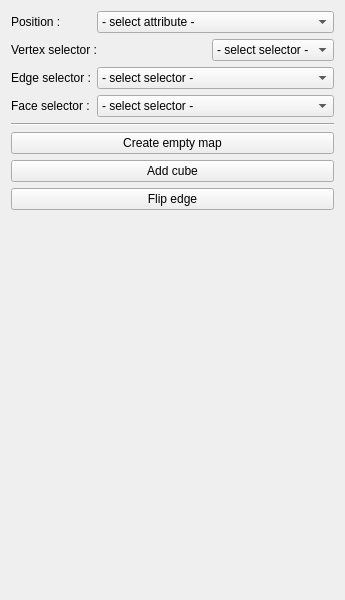
<?xml version="1.0" encoding="UTF-8"?>
<ui version="4.0">
 <class>Surface_Modelisation_TabWidget</class>
 <widget class="QWidget" name="Surface_Modelisation_TabWidget">
  <property name="geometry">
   <rect>
    <x>0</x>
    <y>0</y>
    <width>345</width>
    <height>600</height>
   </rect>
  </property>
  <property name="windowTitle">
   <string>Form</string>
  </property>
  <layout class="QGridLayout" name="gridLayout">
   <item row="0" column="0">
    <widget class="QLabel" name="label_2">
     <property name="text">
      <string>Position :</string>
     </property>
    </widget>
   </item>
   <item row="0" column="1" colspan="3">
    <widget class="QComboBox" name="combo_positionAttribute">
     <property name="sizePolicy">
      <sizepolicy hsizetype="Expanding" vsizetype="Fixed">
       <horstretch>0</horstretch>
       <verstretch>0</verstretch>
      </sizepolicy>
     </property>
     <item>
      <property name="text">
       <string>- select attribute -</string>
      </property>
     </item>
    </widget>
   </item>
   <item row="1" column="0" colspan="2">
    <widget class="QLabel" name="label_3">
     <property name="text">
      <string>Vertex selector :</string>
     </property>
    </widget>
   </item>
   <item row="1" column="3">
    <widget class="QComboBox" name="combo_vertexSelector">
     <item>
      <property name="text">
       <string>- select selector -</string>
      </property>
     </item>
    </widget>
   </item>
   <item row="2" column="0">
    <widget class="QLabel" name="label">
     <property name="text">
      <string>Edge selector :</string>
     </property>
    </widget>
   </item>
   <item row="2" column="1" colspan="3">
    <widget class="QComboBox" name="combo_edgeSelector">
     <item>
      <property name="text">
       <string>- select selector -</string>
      </property>
     </item>
    </widget>
   </item>
   <item row="3" column="0">
    <widget class="QLabel" name="label_4">
     <property name="text">
      <string>Face selector :</string>
     </property>
    </widget>
   </item>
   <item row="3" column="1" colspan="3">
    <widget class="QComboBox" name="combo_faceSelector">
     <item>
      <property name="text">
       <string>- select selector -</string>
      </property>
     </item>
    </widget>
   </item>
   <item row="4" column="0" colspan="4">
    <widget class="Line" name="line">
     <property name="orientation">
      <enum>Qt::Horizontal</enum>
     </property>
    </widget>
   </item>
   <item row="5" column="0" colspan="4">
    <widget class="QPushButton" name="button_createEmptyMap">
     <property name="text">
      <string>Create empty map</string>
     </property>
    </widget>
   </item>
   <item row="6" column="0" colspan="4">
    <widget class="QPushButton" name="button_addCube">
     <property name="text">
      <string>Add cube</string>
     </property>
    </widget>
   </item>
   <item row="7" column="0" colspan="4">
    <widget class="QPushButton" name="button_flipEdge">
     <property name="text">
      <string>Flip edge</string>
     </property>
    </widget>
   </item>
   <item row="8" column="2">
    <spacer name="verticalSpacer">
     <property name="orientation">
      <enum>Qt::Vertical</enum>
     </property>
     <property name="sizeHint" stdset="0">
      <size>
       <width>20</width>
       <height>40</height>
      </size>
     </property>
    </spacer>
   </item>
  </layout>
 </widget>
 <resources/>
 <connections/>
</ui>
